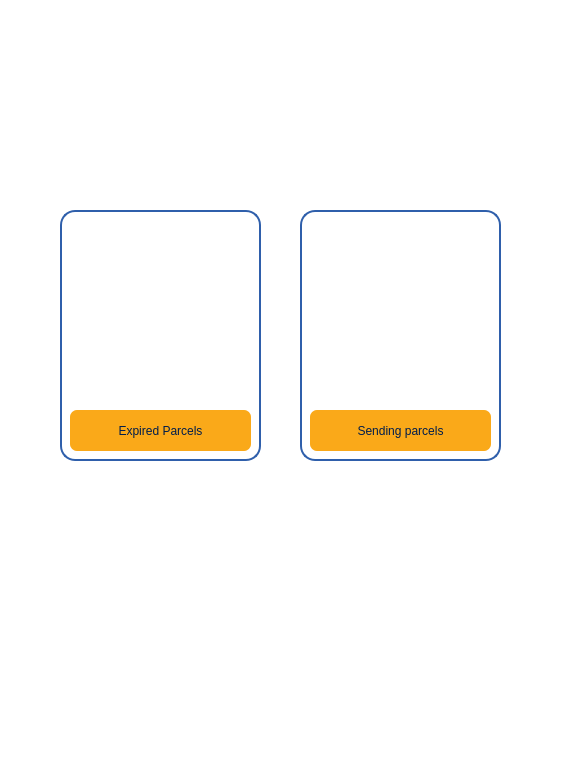
<?xml version="1.0" encoding="UTF-8"?>
<ui version="4.0">
 <class>MainWindow</class>
 <widget class="QMainWindow" name="MainWindow">
  <property name="geometry">
   <rect>
    <x>0</x>
    <y>0</y>
    <width>569</width>
    <height>765</height>
   </rect>
  </property>
  <property name="windowTitle">
   <string>MainWindow</string>
  </property>
  <property name="styleSheet">
   <string notr="true">background-color: rgb(255, 255, 255);</string>
  </property>
  <widget class="QWidget" name="centralwidget">
   <widget class="QFrame" name="DropParcelBtn_2">
    <property name="geometry">
     <rect>
      <x>300</x>
      <y>210</y>
      <width>201</width>
      <height>251</height>
     </rect>
    </property>
    <property name="autoFillBackground">
     <bool>false</bool>
    </property>
    <property name="styleSheet">
     <string notr="true">#DropParcelBtn_2{
border:2px solid;
	border-color: rgb(47, 95, 171);
border-radius:15px;
background-color:none;
}</string>
    </property>
    <property name="frameShape">
     <enum>QFrame::StyledPanel</enum>
    </property>
    <property name="frameShadow">
     <enum>QFrame::Raised</enum>
    </property>
    <widget class="QPushButton" name="sendBtn">
     <property name="geometry">
      <rect>
       <x>10</x>
       <y>200</y>
       <width>181</width>
       <height>41</height>
      </rect>
     </property>
     <property name="cursor">
      <cursorShape>PointingHandCursor</cursorShape>
     </property>
     <property name="styleSheet">
      <string notr="true">background-color: rgb(250, 169, 25);
color: rgb(0, 29, 75);
font: 87 8pt &quot;Cairo Black&quot;;
border-radius:7px;
cursor:pointer</string>
     </property>
     <property name="text">
      <string>Sending parcels</string>
     </property>
    </widget>
    <widget class="QLabel" name="label_4">
     <property name="geometry">
      <rect>
       <x>50</x>
       <y>50</y>
       <width>101</width>
       <height>111</height>
      </rect>
     </property>
     <property name="styleSheet">
      <string notr="true">background-color:none</string>
     </property>
     <property name="text">
      <string/>
     </property>
     <property name="pixmap">
      <pixmap>assets/send.png</pixmap>
     </property>
     <property name="scaledContents">
      <bool>true</bool>
     </property>
    </widget>
   </widget>
   <widget class="QFrame" name="DropParcelBtn_3">
    <property name="geometry">
     <rect>
      <x>60</x>
      <y>210</y>
      <width>201</width>
      <height>251</height>
     </rect>
    </property>
    <property name="autoFillBackground">
     <bool>false</bool>
    </property>
    <property name="styleSheet">
     <string notr="true">#DropParcelBtn_3{
border:2px solid;
	border-color: rgb(47, 95, 171);
border-radius:15px;
background-color:none;
}</string>
    </property>
    <property name="frameShape">
     <enum>QFrame::StyledPanel</enum>
    </property>
    <property name="frameShadow">
     <enum>QFrame::Raised</enum>
    </property>
    <widget class="QPushButton" name="expiredBtn">
     <property name="geometry">
      <rect>
       <x>10</x>
       <y>200</y>
       <width>181</width>
       <height>41</height>
      </rect>
     </property>
     <property name="cursor">
      <cursorShape>PointingHandCursor</cursorShape>
     </property>
     <property name="styleSheet">
      <string notr="true">background-color: rgb(250, 169, 25);
color: rgb(0, 29, 75);
font: 87 8pt &quot;Cairo Black&quot;;
border-radius:7px;
cursor:pointer</string>
     </property>
     <property name="text">
      <string>Expired Parcels</string>
     </property>
    </widget>
    <widget class="QLabel" name="label_7">
     <property name="geometry">
      <rect>
       <x>50</x>
       <y>50</y>
       <width>101</width>
       <height>111</height>
      </rect>
     </property>
     <property name="styleSheet">
      <string notr="true">background-color:none</string>
     </property>
     <property name="text">
      <string/>
     </property>
     <property name="pixmap">
      <pixmap>assets/time.png</pixmap>
     </property>
     <property name="scaledContents">
      <bool>true</bool>
     </property>
    </widget>
   </widget>
  </widget>
 </widget>
 <resources/>
 <connections/>
</ui>
